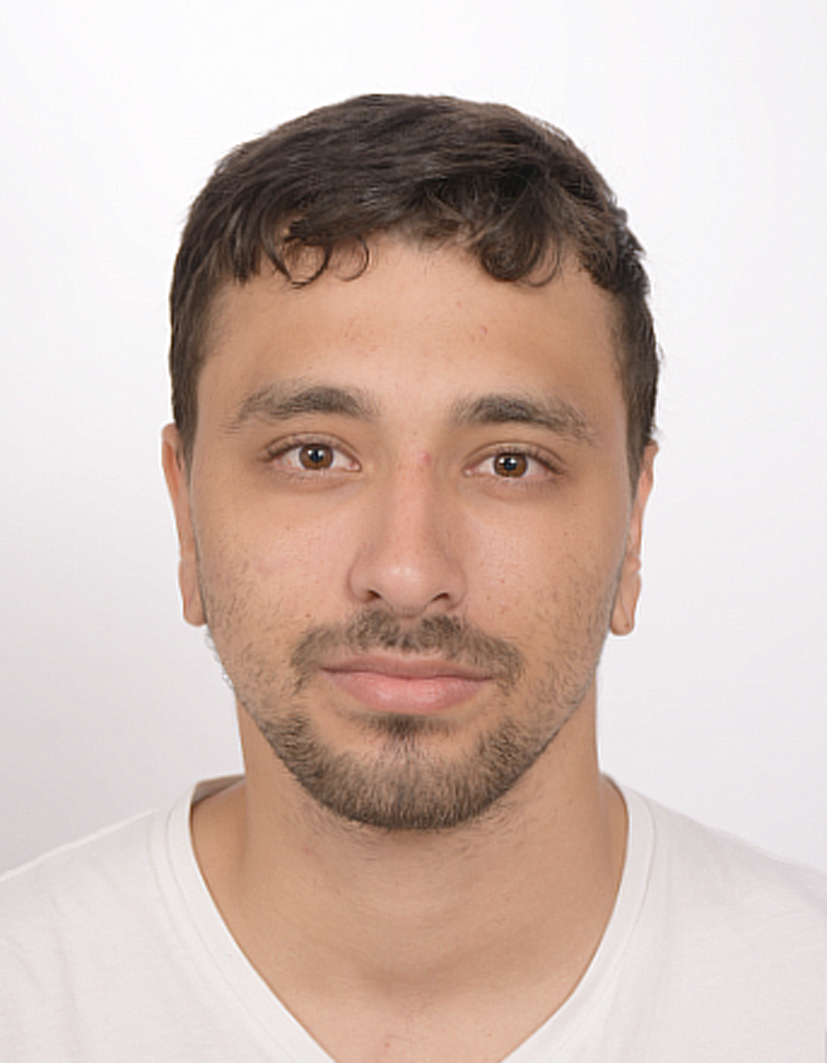
#> input picture imgs/Neoray.jpg, 827 x 1063 px, found by its file name; the run also reads 1 picture not shown here
$ python 'initial introduction.py'
#> lines starting #> are read from the running program, lines starting #| are printed output that depends on the picture
#pillow מניפולציות על תמונות ועיבוד תמונה אפשר להשתמש בה לשנות תמונה ופילטרים בסיסיים
import matplotlib.image as mpimg
import matplotlib.pyplot as plt
from PIL import Image
import numpy as np
from PIL.Image import Transpose
from skimage import io,img_as_float,img_as_ubyte
import cv2
import glob
from PIL import Image

import czifile

img = Image.open("imgs\\Neoray.jpg")
#> img is the input picture: PIL image 827x1063 RGB; mean R, G, B 207.5, 187.8, 179.2
print (type(img))
#| <class 'PIL.JpegImagePlugin.JpegImageFile'>
# זה לא נופיי איזור אם נרצה לעשות מתמטיקה נצטרך להמיר את זה לנומפיי איזור
img.show()
print(img.getcolors().__str__())
#| None
print(img.format)# אמור להראות לנו הודעה שזה פורמט JPG
#| JPEG

# איך להמיר תמונה לנומפיי מערך
img1 = np.asarray(img)
print(type(img1))
#| <class 'numpy.ndarray'>
###############################
#matplotlib
#pyplot

img = mpimg.imread("imgs\\Neoray.jpg")
print(type(img))
#| <class 'numpy.ndarray'>
#print(img)
print(img.shape)# 1063 שורות 827 עמודות ו3 צבעים
#| (1063, 827, 3)
plt.imshow(img)
plt.colorbar()
image = io.imread("imgs\\Neoray.jpg").astype(np.float64)
print(type(image))
#| <class 'numpy.ndarray'>
print(9)
print(image)
#> (printed output is left out)
#plt.imshow(image)
image = io.imread("imgs\\Neoray.jpg")
image_float = img_as_float(image)
print("##### image_float \n",image_float)
#> (printed output is left out)
img =cv2.imread("imgs\\Neoray.jpg")
#> img: shape (1063, 827, 3)
plt.imshow(img)
###########################################################################

grey_img=cv2.imread("imgs\\Neoray.jpg",0)
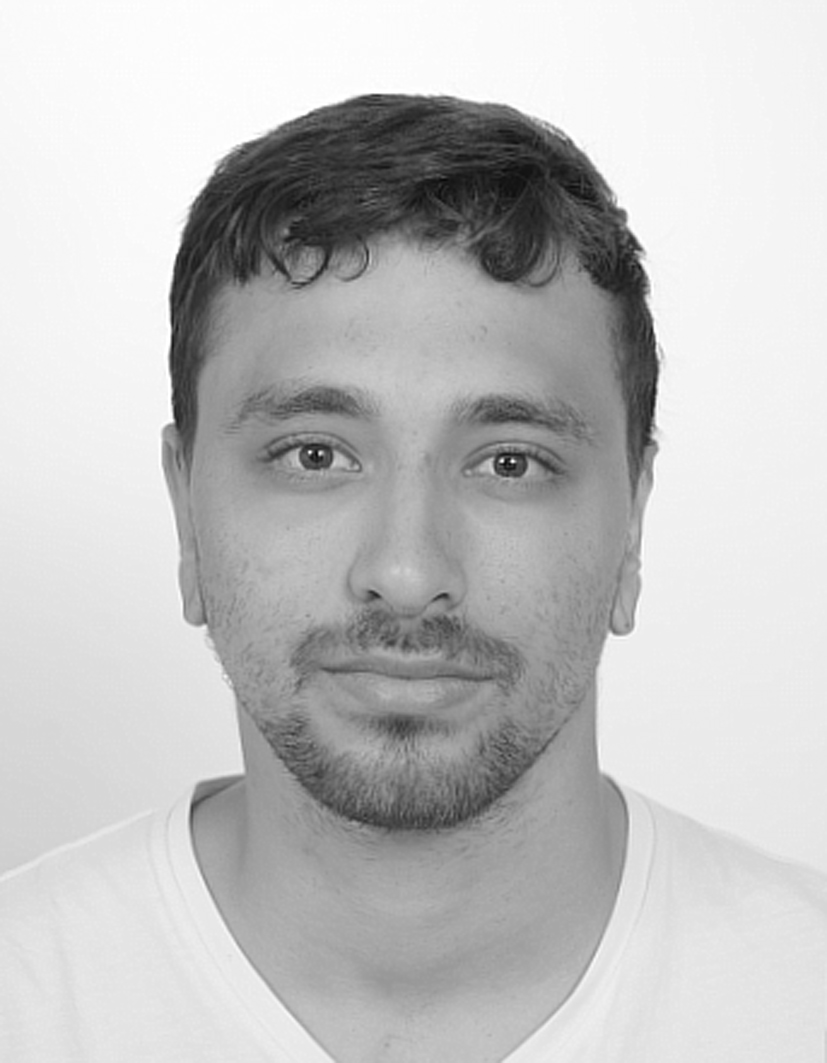
#> grey_img: shape (1063, 827); min 3, max 255, mean 192.7
color_img=cv2.imread("imgs\\Neoray.jpg",1)
cv2.imshow("Grey Image",grey_img)
cv2.imshow("color Image",color_img)
cv2.waitKey(0)
cv2.destroyAllWindows()
#img = czifile.imread("C:\\Users\\neora\\Videos\\WhatsApp Video 2022-03-20 at 19.31.40.mp4")
print(img.shape)
#| (1063, 827, 3)

path ="imgs/*"
for file in glob.glob(path):
    print(file)
    a=cv2.imread(file)
    print(a)
#> (printed output is left out)
    c=cv2.cvtColor(a,cv2.COLOR_BGR2RGB)
    cv2.imshow("Color Image",c)
    cv2.waitKey(0)
    cv2.destroyAllWindows()

img1 = Image.open("imgs/Neoray.jpg")
print(img1.size)
#| (827, 1063)
cropped_img =img1.crop((0,0,30,30))
cropped_img .save("imgs/cropped_img.jpg")
img2=Image.open("imgs/monky.jpg")
print(img2.size)
#| (1080, 1920)
img2.thumbnail((150,200))
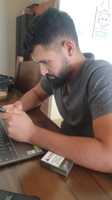
#> img2: PIL image 112x200 RGB; mean R, G, B 126.3, 107.3, 98.4
img1_copy=img1.copy()
img1_copy.paste(img2,(50,50))
img1_copy.save("imgs/pasted_image.jpg")
img=Image.open("imgs/monky.jpg")
img90=img.rotate(90,expand=True)
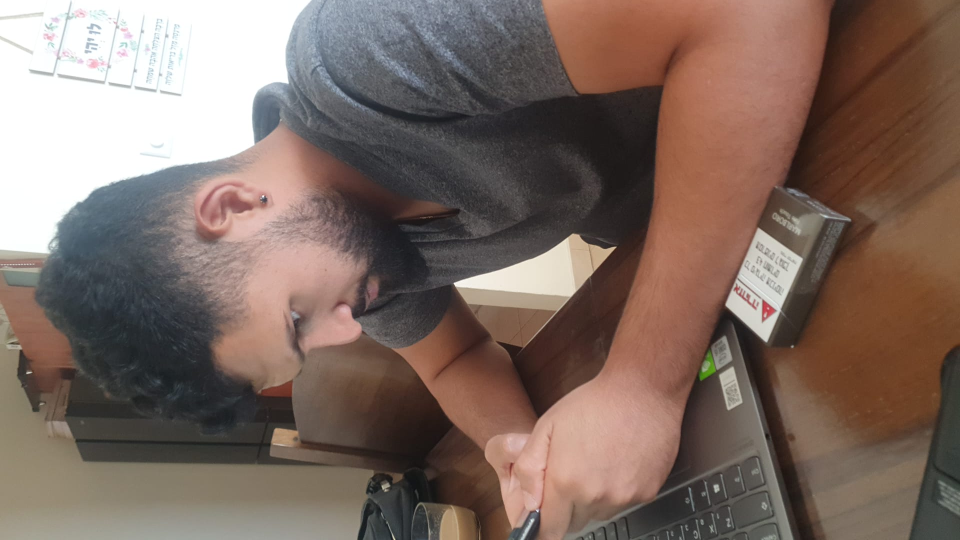
#> img90: PIL image 1920x1080 RGB (shown at 1/2 size); mean R, G, B 126.3, 107.3, 98.4
img90.save("imgs/img_rotate.jpg")

img_fliplr=img.transpose(Transpose.FLIP_LEFT_RIGHT)
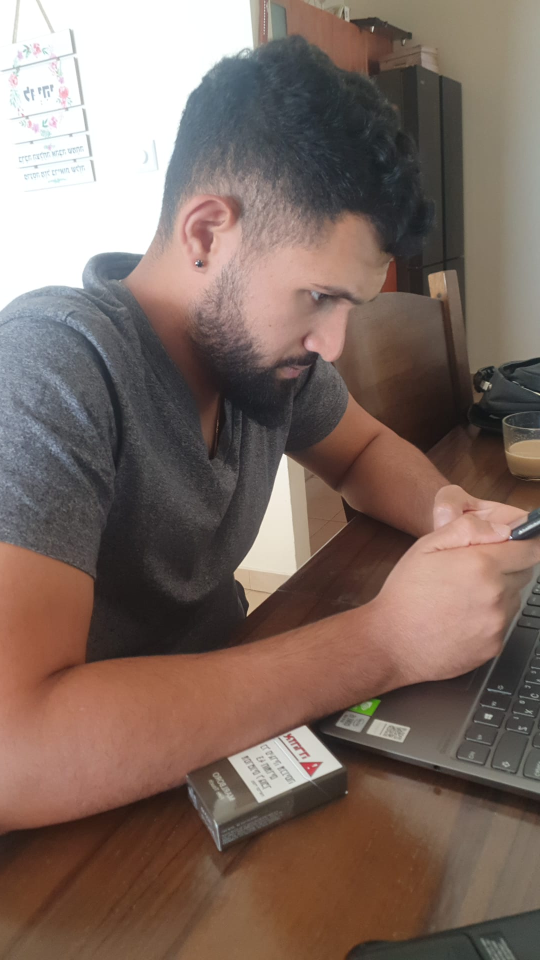
#> img_fliplr: PIL image 1080x1920 RGB (shown at 1/2 size); mean R, G, B 126.3, 107.3, 98.4
img_fliplr.save("imgs/FLIP_LEFT_RIGHT.jpg")

img_fliptb=img.transpose(Transpose.FLIP_TOP_BOTTOM)
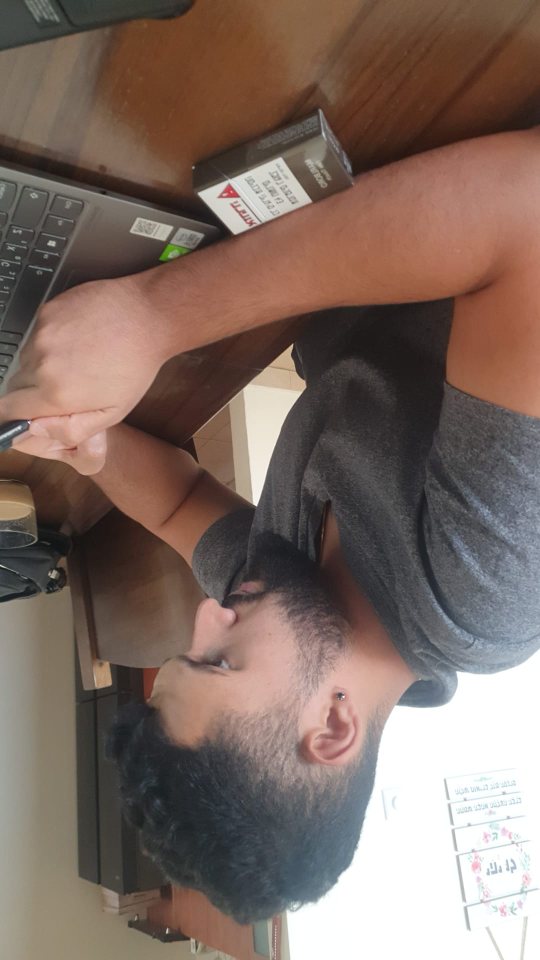
#> img_fliptb: PIL image 1080x1920 RGB (shown at 1/2 size); mean R, G, B 126.3, 107.3, 98.4
img_fliptb.save("imgs/FLIP_TOP_BOTTOM.jpg")
grey_img=img.convert("L")
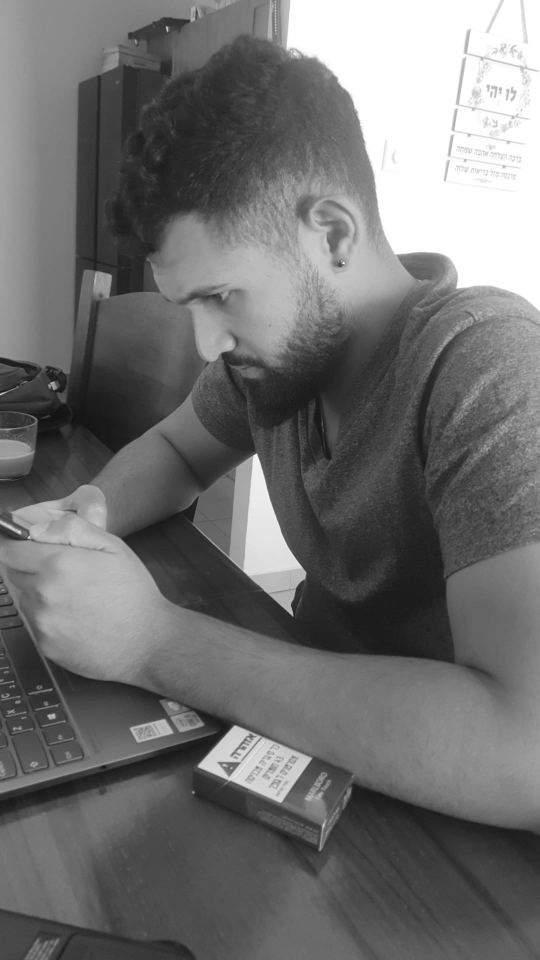
#> grey_img: PIL image 1080x1920 L (shown at 1/2 size); min 15, max 255, mean 112
grey_img.save("imgs/grey_monky.jpg")
# לחפש בגוגל  https://pillow.readthedocs.io/en/stable/reference/Image.html
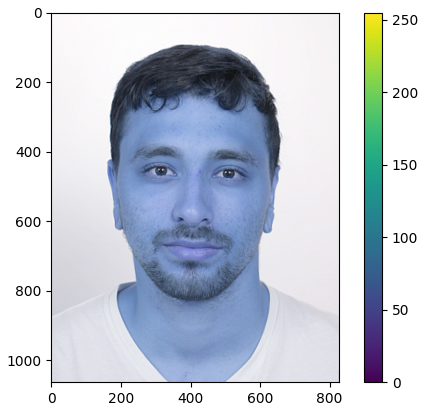
#> figure drawn by matplotlib, 2 panels; B, G, R data is drawn as R, G, B
